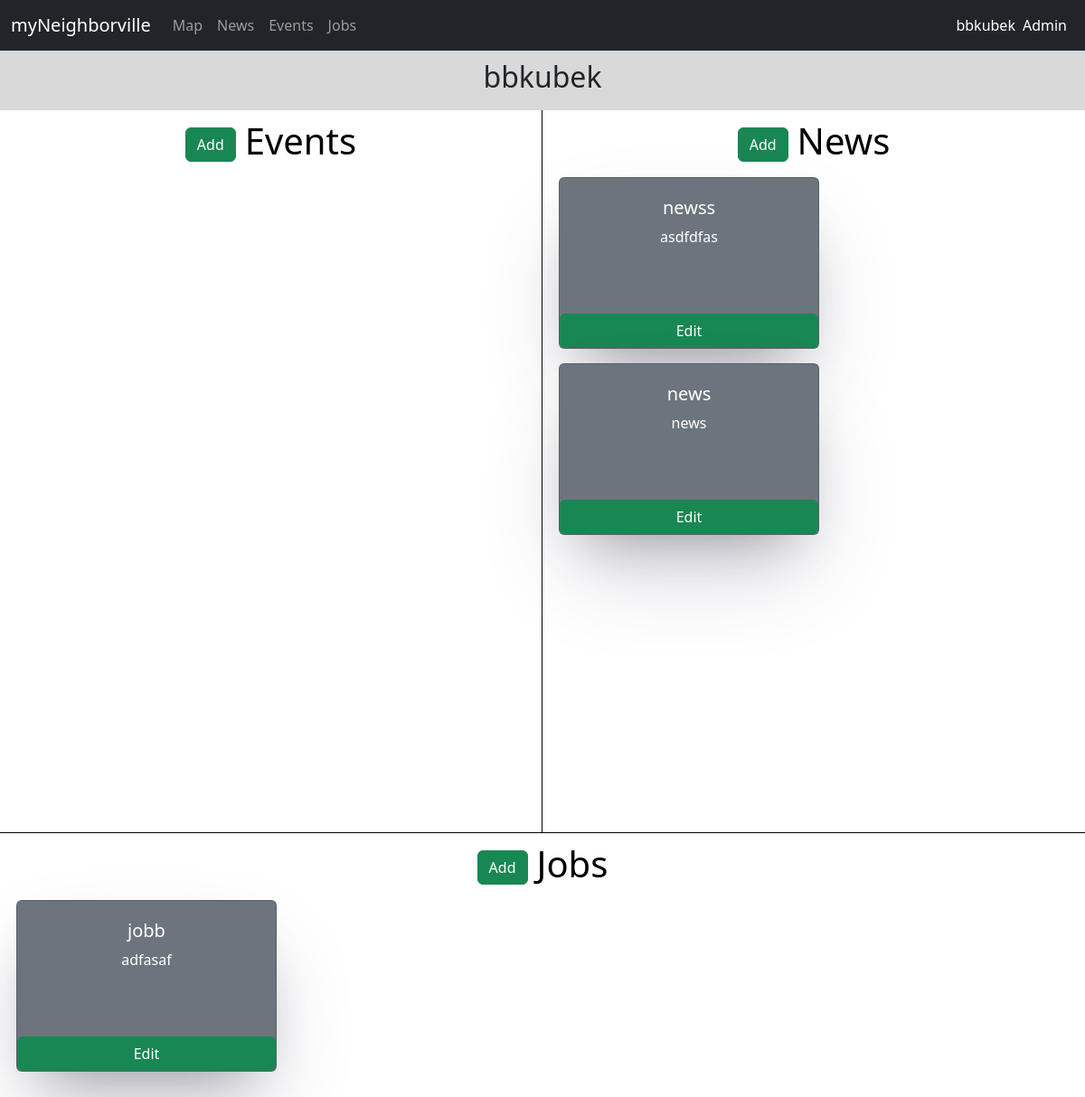
Page /profile/bbkubek (signed in) on the committed database.
### website/models.py (models this page shows, shortened)
class WebsiteUser(models.Model):
    user = models.OneToOneField(User, on_delete=models.CASCADE)
    location = models.CharField(max_length=100)
    phoneNumber = models.CharField(max_length=100)

class News(models.Model):
    userId = models.IntegerField()
    title = models.CharField(max_length=100)
    description = models.TextField(max_length=10000)
    createdAtDate = models.DateTimeField()
    location = models.CharField(max_length=100)
    markerId = models.IntegerField(null=True, blank=True)

class Job(models.Model):
    userId = models.IntegerField()
    people = models.ManyToManyField(WebsiteUser)
    title = models.CharField(max_length=100)
    description = models.TextField(max_length=10000)
    location = models.CharField(max_length=100)
    markerId = models.IntegerField(null=True, blank=True)

### website/views.py (the view)
# urls.py: path('profile/<str:nick>', views.profile, name='profile'),
@login_required
def profile(request, nick):
    currentUser = User.objects.get(username=nick)
    currentWebsiteUser = WebsiteUser.objects.get(user=currentUser)
    userEvents = Event.objects.filter(userId=currentWebsiteUser.id).order_by('id')
    userNews = News.objects.filter(userId=currentWebsiteUser.id)
    userJobs = Job.objects.filter(userId=currentWebsiteUser.id)
    request.session["currentWebsiteUser"] = currentWebsiteUser.user.username
    context = {
        'currentUser': currentWebsiteUser,
        'userEvents': userEvents,
        'userNews': userNews,
        'userJobs': userJobs,
    }
    return render(request, 'profile.html', context)

### templates/profile.html (shortened to what this page needs)
{% extends 'base.html' %}
{% load static %}
{% block head %}
<link rel="stylesheet" href="{% static 'css/profile.css' %}">
{% endblock %}
{% block main %}
    <div class="d-flex flex-wrap">
        <div id="baner" class="d-flex justify-content-center align-items-center gap-3">
            <h2>{{currentUser.user.username}}</h2>
        </div>
        <div id="lewy">
            <span style="display: flex; align-items: center; justify-content: center; gap: 10px;">
                {% if request.user.id == currentUser.id %}
                <a class="btn btn-success" href="/add_event">Add</a>
                {% endif %}
                <h1>Events</h1>
            </span>
        </div>
        <div id="prawy">
            <span style="display: flex; align-items: center; justify-content: center; gap: 10px;">
                {% if request.user.id == currentUser.id %}
                <a class="btn btn-success" href="/add_news">Add</a>
                {% endif %}
                <h1>News</h1>
            </span>
            <div id="prawy-content">
                {% for news in userNews %}
                <div onclick="location.href='/news/{{news.id}}';" class="news card text-center text-bg-secondary m-2" style="width: 18rem;">
                    <div class="card-body">
                      <h5 class="card-title">{{news.title}}</h5>
                      <p class="card-text">{{news.description}}</p>
                    </div>
                    {% if request.user.id == news.userId %}
                    <a href="/news/edit_news/{{news.id}}" class="btnedit btn btn-success">Edit</a>
                    {% endif %}
                </div>
                {% endfor %}
            </div>
        </div>
        <div id="dolny">
            <span style="display: flex; align-items: center; justify-content: center; gap: 10px;">
                {% if request.user.id == currentUser.id %}
                <a class="btn btn-success" href="/add_job">Add</a>
                {% endif %}
                <h1>Jobs</h1>
            </span>
            <div id="dolny-content">
                {% for job in userJobs %}
                <div onclick="location.href='/jobs/{{job.id}}';" class="jobs card text-center text-bg-secondary m-2" style="width: 18rem;">
                    <div class="card-body">
                      <h5 class="card-title">{{job.title}}</h5>
                      <p class="card-text">{{job.description}}</p>
                    </div>
                    {% if job.userId == request.user.id %}
                    <a href="/jobs/edit_job/{{job.id}}" class="btnedit btn btn-success">Edit</a>
                    {% endif %}
                </div>
                {% endfor %}
            </div>
        </div>
    </div>
{% endblock %}

### templates/base.html (shortened to what this page needs)
{% load static %}
<!DOCTYPE html>
<html lang="en">
  <head>
    <link href="https://cdn.jsdelivr.net/npm/bootstrap@5.2.2/dist/css/bootstrap.min.css" rel="stylesheet">
    <link rel="stylesheet" href="https://use.fontawesome.com/releases/v5.3.1/css/all.css">
    <link rel="stylesheet" href="{% static 'css/base.css' %}">
    {% block head %}
    {% endblock %}
  </head>
  <body>
    <nav class="navbar navbar-dark navbar-expand-lg bg-dark sticky-top">
      <div class="container-fluid">
        <a class="navbar-brand" href="/">myNeighborville</a>
        <div class="collapse navbar-collapse" id="navbarText">
          <ul class="navbar-nav me-auto mb-2 mb-lg-0">
            <li class="nav-item">
              <a class="nav-link" href="/map">Map</a>
            </li>
            <li class="nav-item">
              <a class="nav-link" href="/news">News</a>
            </li>
            <li class="nav-item">
              <a class="nav-link" href="/events">Events</a>
            </li>
            <li class="nav-item">
              <a class="nav-link" href="/jobs">Jobs</a>
            </li>
          </ul>
          <span class="navbar-text">
            {% if user.is_authenticated %}
            <div id="dropdown">
              <button id="username" onclick="showPopUp()">{{user.username}}</button>
            </div>
            {% else %}
            <a class="nav-link" href="/login">Log In</a>
            {% endif %}
            {% if user.is_staff %}
          </span>
          <span class="navbar-text">
            <a class="nav-link mx-2" href="/admin">Admin</a>
          </span>
          {% endif %}
        </div>
      </div>
    </nav>
    <div class="base-kontener">{% block main %}{% endblock %}</div>
  </body>
</html>

### static/css/base.css (style rules this page uses)
* { margin: 0; padding: 0; box-sizing: border-box; }
#username { background-color: inherit; border: none; color: white; }

### static/css/profile.css (style rules this page uses)
#baner { background-color: #d9d9d9; width: 100%; padding: 10px; }
#lewy { color: black; width: 50%; min-height: 100vh; padding: 10px; border-bottom: 1px solid black; border-right: 1px solid black; }
#prawy { color: black; width: 50%; min-height: 100vh; padding: 10px; border-bottom: 1px solid black; }
#prawy-content { display: flex; flex-wrap:wrap; align-content: flex-start; }
#dolny { color: black; width: 100%; min-height: 100vh; padding: 10px; }
#dolny-content { display: flex; flex-wrap:wrap; align-content: flex-start; }
.events, .news, .jobs { width: 50%; height: 190px; overflow: hidden; padding: 5px; box-shadow: rgba(50, 50, 93, 0.25) 0px 50px 100px -20px, rgba(0, 0, 0, 0.3) 0px 30px 60px -30px; transition: transform .3s ease-out; }
.btnedit { position: absolute; bottom: 0px; left: 0px; width: 100%; }

### rows in the picture
WebsiteUser: user.username "bbkubek"
News: title "newss", description "asdfdfas"
News: title "news", description "news"
Job: title "jobb", description "adfasaf"

### other values in the picture
{{ user.username }} "bbkubek"
